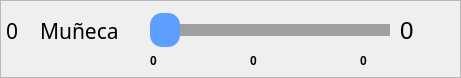
      <widget class="QFrame" name="frame_slider_muneca">
       <property name="geometry">
        <rect>
         <x>0</x>
         <y>52</y>
         <width>461</width>
         <height>78</height>
        </rect>
       </property>
       <property name="minimumSize">
        <size>
         <width>80</width>
         <height>0</height>
        </size>
       </property>
       <property name="frameShape">
        <enum>QFrame::StyledPanel</enum>
       </property>
       <property name="frameShadow">
        <enum>QFrame::Raised</enum>
       </property>
       <widget class="QLabel" name="label">
        <property name="geometry">
         <rect>
          <x>40</x>
          <y>10</y>
          <width>101</width>
          <height>41</height>
         </rect>
        </property>
        <property name="font">
         <font>
          <family>Sans Serif</family>
          <pointsize>16</pointsize>
          <weight>50</weight>
          <italic>false</italic>
          <bold>false</bold>
         </font>
        </property>
        <property name="styleSheet">
         <string notr="true"/>
        </property>
        <property name="text">
         <string>Muñeca</string>
        </property>
       </widget>
       <widget class="QSlider" name="munecaSlider">
        <property name="enabled">
         <bool>true</bool>
        </property>
        <property name="geometry">
         <rect>
          <x>150</x>
          <y>10</y>
          <width>240</width>
          <height>41</height>
         </rect>
        </property>
        <property name="minimumSize">
         <size>
          <width>0</width>
          <height>30</height>
         </size>
        </property>
        <property name="autoFillBackground">
         <bool>false</bool>
        </property>
        <property name="styleSheet">
         <string notr="true">QSlider::groove:horizontal
{
    border: 1px solid #5d9eff;
    height: 10px;
	background: #5d9eff;
}  

QSlider::handle:horizontal
{
    background: #5d9eff;;
    width: 30px;
	height: 30px;
	left: 11px;
	right: 11px;
	margin: -12px;
	border-radius: 12px;	
}

QSlider::add-page:horizontal
{
    background-color: #9f9f9f;
	border: 1px solid #9f9f9f;
}</string>
        </property>
        <property name="maximum">
         <number>180</number>
        </property>
        <property name="orientation">
         <enum>Qt::Horizontal</enum>
        </property>
        <property name="tickPosition">
         <enum>QSlider::NoTicks</enum>
        </property>
        <property name="tickInterval">
         <number>0</number>
        </property>
       </widget>
       <widget class="QLabel" name="muneca_valor">
        <property name="geometry">
         <rect>
          <x>400</x>
          <y>20</y>
          <width>51</width>
          <height>22</height>
         </rect>
        </property>
        <property name="minimumSize">
         <size>
          <width>40</width>
          <height>0</height>
         </size>
        </property>
        <property name="font">
         <font>
          <pointsize>18</pointsize>
         </font>
        </property>
        <property name="text">
         <string>0</string>
        </property>
       </widget>
       <widget class="QLabel" name="etiquetaMunecaMinimo">
        <property name="geometry">
         <rect>
          <x>150</x>
          <y>50</y>
          <width>21</width>
          <height>22</height>
         </rect>
        </property>
        <property name="font">
         <font>
          <weight>75</weight>
          <bold>true</bold>
         </font>
        </property>
        <property name="text">
         <string>0</string>
        </property>
       </widget>
       <widget class="QLabel" name="etiquetaMunecaMedio">
        <property name="geometry">
         <rect>
          <x>250</x>
          <y>50</y>
          <width>31</width>
          <height>22</height>
         </rect>
        </property>
        <property name="font">
         <font>
          <weight>75</weight>
          <bold>true</bold>
         </font>
        </property>
        <property name="text">
         <string>0</string>
        </property>
       </widget>
       <widget class="QLabel" name="etiquetaMunecaMaximo">
        <property name="geometry">
         <rect>
          <x>360</x>
          <y>50</y>
          <width>31</width>
          <height>22</height>
         </rect>
        </property>
        <property name="font">
         <font>
          <weight>75</weight>
          <bold>true</bold>
         </font>
        </property>
        <property name="text">
         <string>0</string>
        </property>
       </widget>
       <widget class="QLabel" name="etiquetaMunecaPin">
        <property name="geometry">
         <rect>
          <x>0</x>
          <y>20</y>
          <width>41</width>
          <height>22</height>
         </rect>
        </property>
        <property name="font">
         <font>
          <family>Sans Serif</family>
          <pointsize>16</pointsize>
         </font>
        </property>
        <property name="styleSheet">
         <string notr="true">margin-left: 1px;</string>
        </property>
        <property name="text">
         <string>0</string>
        </property>
       </widget>
      </widget>
